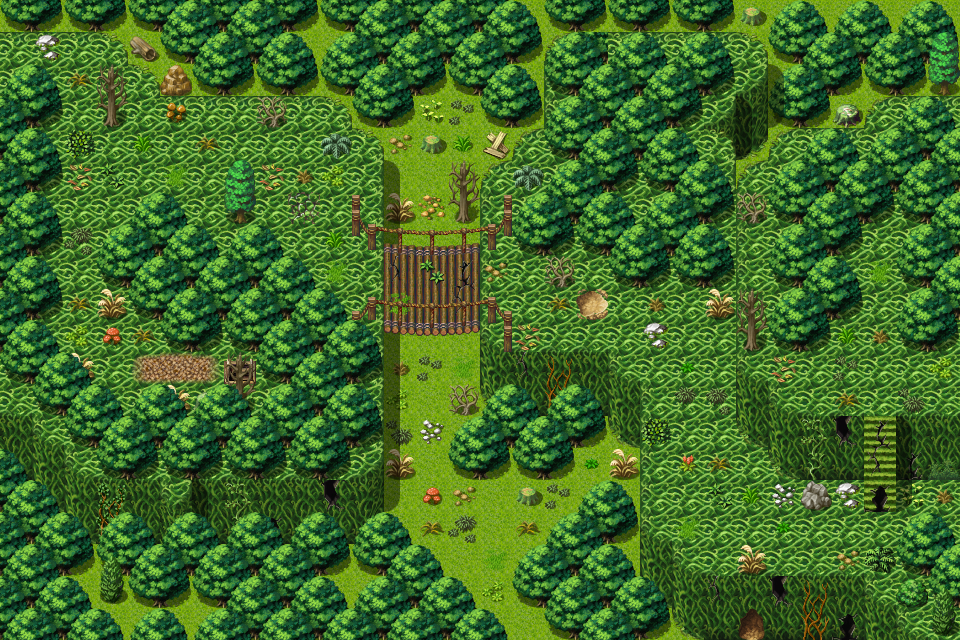

A 2D game scene composited from a Tiled map and its tileset images. What follows is a short description and the map's XML, with each tile layer's data collapsed to a summary:
An orthogonal 30x20 tile map with 32x32 px tiles, 3 tile layers (Ground, Objects, Above), 1 hidden layer not drawn, 19 tilesets and 18 objects (13x spawn, 5x mapchange).

<map version="1.0" orientation="orthogonal" width="30" height="20" tilewidth="32" tileheight="32">
    <properties>
        <property name="outdoors" value="1" />
    </properties>
    <tileset firstgid="1" name="map_6" tilewidth="32" tileheight="32">
        <image source="../drawable/map_6.png" />
    </tileset>
    <tileset firstgid="65" name="map_35" tilewidth="32" tileheight="32">
        <image source="../drawable/map_35.png" />
    </tileset>
    <tileset firstgid="129" name="map_36" tilewidth="32" tileheight="32">
        <image source="../drawable/map_36.png" />
    </tileset>
    <tileset firstgid="193" name="map_9" tilewidth="32" tileheight="32">
        <image source="../drawable/map_9.png" />
    </tileset>
    <tileset firstgid="257" name="map_16" tilewidth="32" tileheight="32">
        <image source="../drawable/map_16.png" />
    </tileset>
    <tileset firstgid="321" name="map_19" tilewidth="32" tileheight="32">
        <image source="../drawable/map_19.png" />
    </tileset>
    <tileset firstgid="385" name="map_17" tilewidth="32" tileheight="32">
        <image source="../drawable/map_17.png" />
    </tileset>
    <tileset firstgid="449" name="map_1" tilewidth="32" tileheight="32">
        <image source="../drawable/map_1.png" />
    </tileset>
    <tileset firstgid="513" name="map_26" tilewidth="32" tileheight="32">
        <image source="../drawable/map_26.png" />
    </tileset>
    <tileset firstgid="577" name="map_4" tilewidth="32" tileheight="32">
        <image source="../drawable/map_4.png" />
    </tileset>
    <tileset firstgid="641" name="map_5" tilewidth="32" tileheight="32">
        <image source="../drawable/map_5.png" />
    </tileset>
    <tileset firstgid="705" name="map_10" tilewidth="32" tileheight="32">
        <image source="../drawable/map_10.png" />
    </tileset>
    <tileset firstgid="769" name="map_18" tilewidth="32" tileheight="32">
        <image source="../drawable/map_18.png" />
    </tileset>
    <tileset firstgid="833" name="map_0" tilewidth="32" tileheight="32">
        <image source="../drawable/map_0.png" />
    </tileset>
    <tileset firstgid="897" name="map_25" tilewidth="32" tileheight="32">
        <image source="../drawable/map_25.png" />
    </tileset>
    <tileset firstgid="961" name="map_2" tilewidth="32" tileheight="32">
        <image source="../drawable/map_2.png" />
    </tileset>
    <tileset firstgid="1025" name="map_3" tilewidth="32" tileheight="32">
        <image source="../drawable/map_3.png" />
    </tileset>
    <tileset firstgid="1089" name="map_7" tilewidth="32" tileheight="32">
        <image source="../drawable/map_7.png" />
    </tileset>
    <tileset firstgid="1153" name="map_20" tilewidth="32" tileheight="32">
        <image source="../drawable/map_20.png" />
    </tileset>
    <layer name="Ground" width="30" height="20">
        <data>[600 cells, 600 non-empty, 16 distinct tile ids]</data>
    </layer>
    <layer name="Objects" width="30" height="20">
        <data>[600 cells, 455 non-empty, 77 distinct tile ids]</data>
    </layer>
    <layer name="Above" width="30" height="20">
        <data>[600 cells, 77 non-empty, 17 distinct tile ids]</data>
    </layer>
    <layer name="Walkable" width="30" height="20" visible="0">
        <data>[600 cells, 434 non-empty, 1 distinct tile ids]</data>
    </layer>
    <objectgroup name="Mapevents">
        <object name="west" type="mapchange" x="0" y="32" width="32" height="64">
            <properties>
                <property name="map" value="lodar2" />
                <property name="place" value="east2" />
            </properties>
        </object>
        <object name="down lodar3" type="mapchange" x="224" y="352" width="32" height="32">
            <properties>
                <property name="map" value="lodarcave0" />
                <property name="place" value="up lodarcave0" />
            </properties>
        </object>
        <object name="south" type="mapchange" x="480" y="608" width="64" height="32">
            <properties>
                <property name="map" value="lodar4" />
                <property name="place" value="north" />
            </properties>
        </object>
        <object name="east2" type="mapchange" x="928" y="352" width="32" height="64">
            <properties>
                <property name="map" value="lodar9" />
                <property name="place" value="west3" />
            </properties>
        </object>
        <object name="east1" type="mapchange" x="928" y="480" width="32" height="64">
            <properties>
                <property name="map" value="lodar9" />
                <property name="place" value="west2" />
            </properties>
        </object>
    </objectgroup>
    <objectgroup name="Spawn">
        <object name="forestfly2" type="spawn" x="384" y="352" width="96" height="96">
            <properties>
                <property name="spawngroup" value="forestfly2" />
            </properties>
        </object>
        <object name="forestfly1" type="spawn" x="416" y="448" width="32" height="32">
            <properties>
                <property name="spawngroup" value="forestfly1" />
            </properties>
        </object>
        <object name="forestfly1_1" type="spawn" x="384" y="480" width="256" height="96">
            <properties>
                <property name="quantity" value="4" />
                <property name="spawngroup" value="forestfly1" />
            </properties>
        </object>
        <object name="khakin2" type="spawn" x="768" y="224" width="128" height="192">
            <properties>
                <property name="spawngroup" value="khakin2" />
            </properties>
        </object>
        <object name="khakin2_1" type="spawn" x="832" y="224" width="96" height="96">
            <properties>
                <property name="spawngroup" value="khakin2" />
            </properties>
        </object>
        <object name="khakin1" type="spawn" x="864" y="416" width="32" height="64">
            <properties>
                <property name="spawngroup" value="khakin1" />
            </properties>
        </object>
        <object name="khakin1_1" type="spawn" x="672" y="480" width="224" height="96">
            <properties>
                <property name="quantity" value="2" />
                <property name="spawngroup" value="khakin1" />
            </properties>
        </object>
        <object name="khakin2_2" type="spawn" x="672" y="416" width="64" height="32">
            <properties>
                <property name="quantity" value="2" />
                <property name="spawngroup" value="khakin2" />
            </properties>
        </object>
        <object name="khakin1_2" type="spawn" x="480" y="256" width="256" height="160">
            <properties>
                <property name="quantity" value="3" />
                <property name="spawngroup" value="khakin1" />
            </properties>
        </object>
        <object name="khakin2_3" type="spawn" x="384" y="256" width="96" height="64">
            <properties>
                <property name="spawngroup" value="khakin2" />
            </properties>
        </object>
        <object name="khakin3" type="spawn" x="352" y="256" width="32" height="64">
            <properties>
                <property name="quantity" value="2" />
                <property name="spawngroup" value="khakin3" />
            </properties>
        </object>
        <object name="khakin3_1" type="spawn" x="32" y="128" width="320" height="192">
            <properties>
                <property name="quantity" value="4" />
                <property name="spawngroup" value="khakin3" />
            </properties>
        </object>
        </objectgroup>
    <objectgroup name="Keys" />
</map>
<!-- 1 of 18 objects omitted -->
